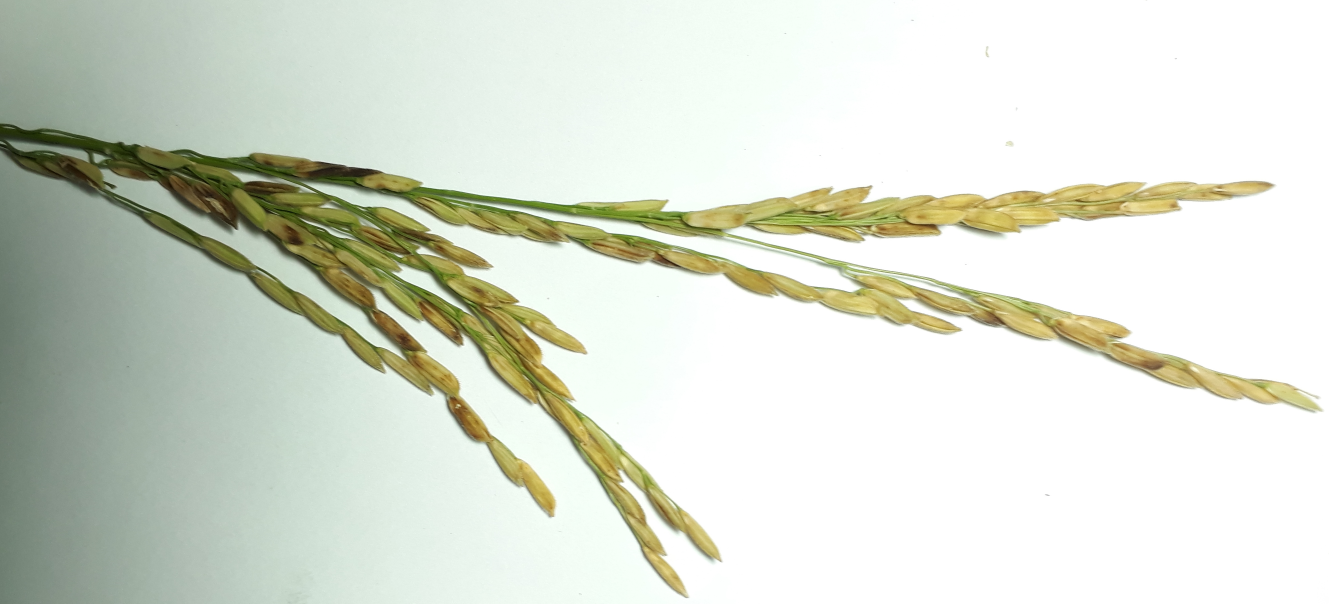
#> input picture TEST_DATA/lua4.jpg, 3987 x 1811 px (shown at 1/3 size)
$ python TracksBar.py
#> lines starting #> are read from the running program, lines starting #| are printed output that depends on the picture; after the words box and inside, x2 and y2 are one past the last pixel; in counts of white or black regions, pixels touching at a corner belong together
import cv2 as cv
import matplotlib.pyplot as plt
import numpy as np


def nothing(x):
    pass


img = cv.imread("./TEST_DATA/lua4.jpg")
#> img is the input picture: shape (1811, 3987, 3); mean B, G, R 208.4, 221.2, 216.1
img = cv.resize(img, (800, 800))
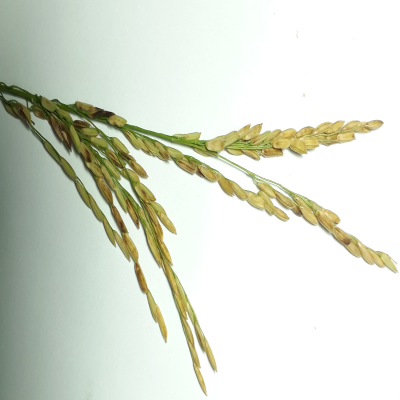
#> img: shape (800, 800, 3) (shown at 1/2 size); mean B, G, R 208.3, 221.2, 216.1

cv.namedWindow("mainframe")

cv.createTrackbar("min-H", "mainframe", 0, 255, nothing)
cv.createTrackbar("min-S", "mainframe", 116, 255, nothing)
cv.createTrackbar("min-V", "mainframe", 0, 255, nothing)

cv.createTrackbar("max-H", "mainframe", 22, 255, nothing)
cv.createTrackbar("max-S", "mainframe", 255, 255, nothing)
cv.createTrackbar("max-V", "mainframe", 255, 255, nothing)

while (1):

    minH = cv.getTrackbarPos("min-H", "mainframe")
    minS = cv.getTrackbarPos("min-S", "mainframe")
    minV = cv.getTrackbarPos("min-V", "mainframe")
    maxH = cv.getTrackbarPos("max-H", "mainframe")
    maxS = cv.getTrackbarPos("max-S", "mainframe")
    maxV = cv.getTrackbarPos("max-V", "mainframe")

    min = np.array([minH, minS, minV])
    max = np.array([maxH, maxS, maxV])

    hsv = cv.cvtColor(img, cv.COLOR_BGR2HSV)
#> hsv: shape (800, 800, 3); mean H, S, V 35.7, 24.2, 222.3
    mask = cv.inRange(hsv, min, max)
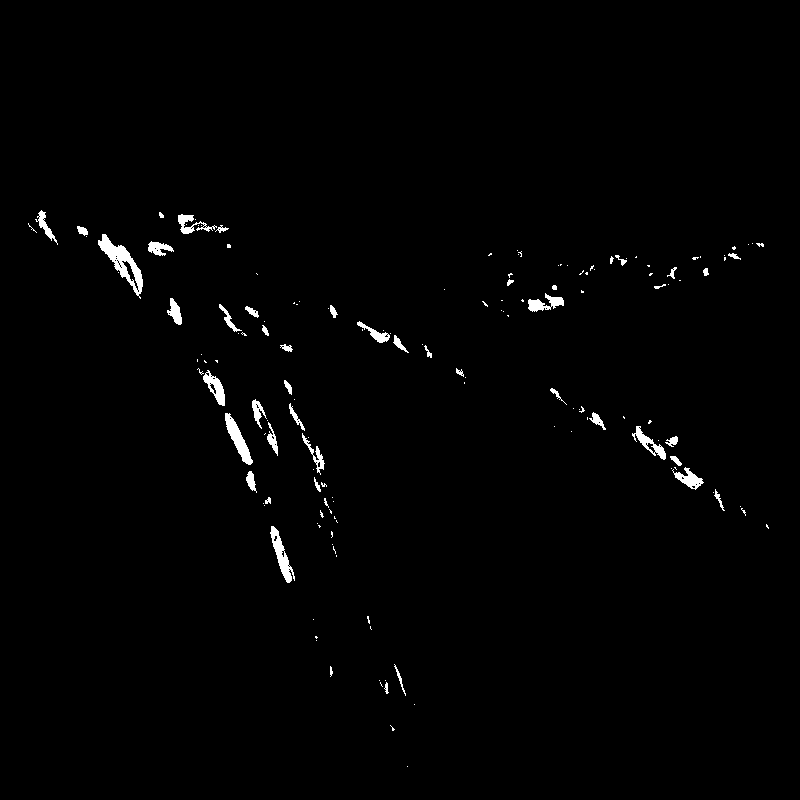
#> mask: shape (800, 800); 1.1% white; 155 white regions (106 under 20 px), largest, box (x1, y1, x2, y2) and area: (98, 234, 143, 299) 908, (225, 413, 253, 465) 524, (270, 526, 295, 583) 503
    canny = cv.Canny(mask, 60, 165, 3)
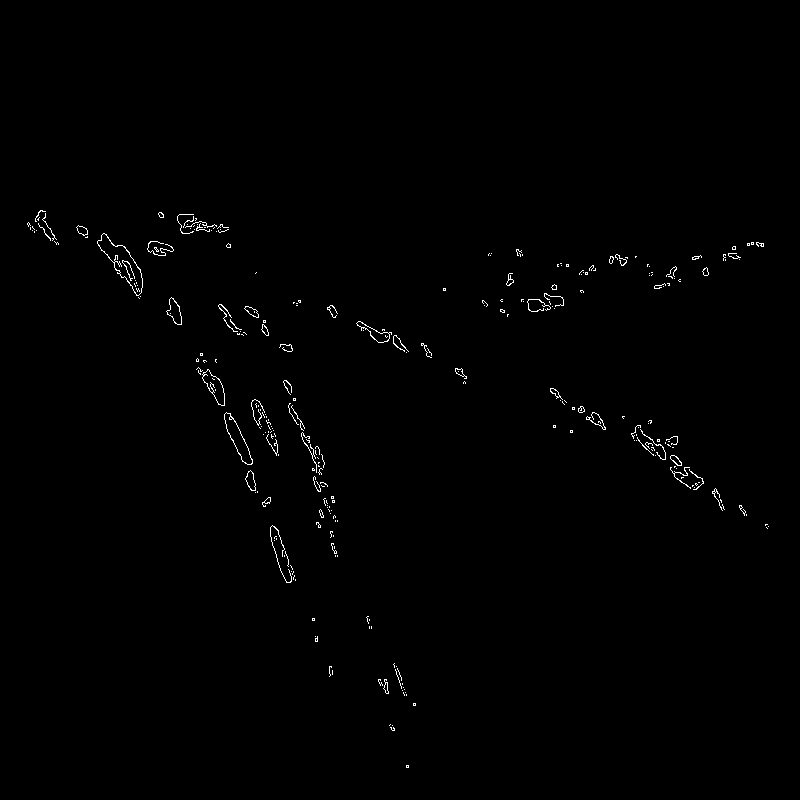
#> canny: shape (800, 800); 0.58% white in thin lines or dots, all inside (x1, y1, x2, y2) = (27, 210, 769, 768)

    # cv.imshow("main.py", img)
    cv.imshow("default", img)
    cv.imshow("main", hsv)
    cv.imshow("canny", canny)

    dilate = cv.dilate(canny, (10, 10), iterations=1)
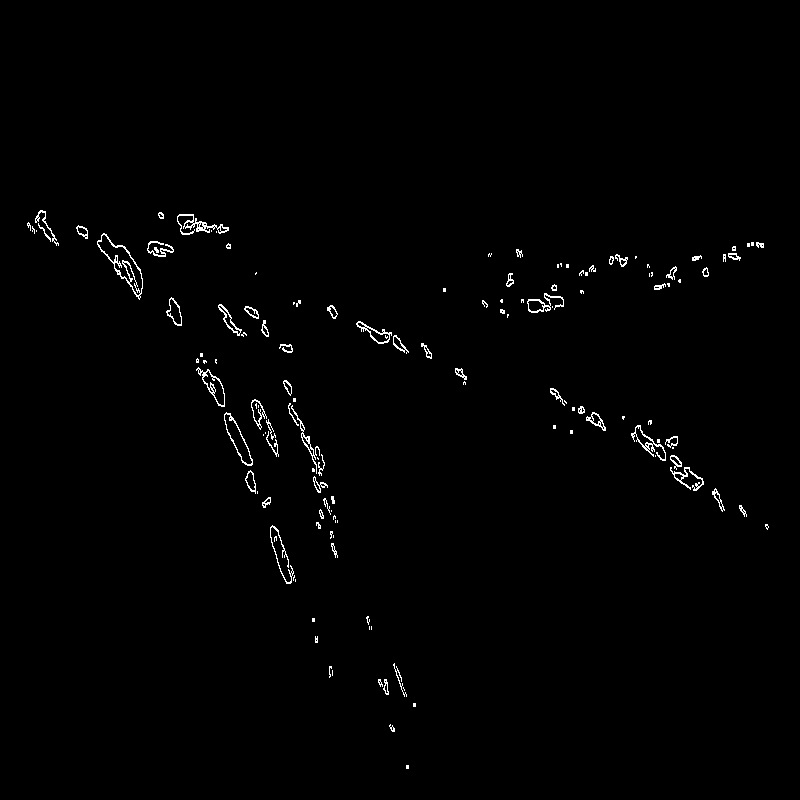
#> dilate: shape (800, 800); 0.93% white in thin lines or dots, all inside (x1, y1, x2, y2) = (27, 210, 769, 769)
    cv.imshow("dilate", dilate)

    contours, hierarchies = cv.findContours(dilate, cv.RETR_LIST, cv.CHAIN_APPROX_SIMPLE)
#> contours = 283 contours, 201 with area under 20; largest, box (x1, y1, x2, y2) and area: (97, 233, 143, 300) 1089, (97, 234, 143, 294) 762, (224, 412, 253, 466) 560, (224, 413, 253, 465) 483, (196, 367, 225, 407) 426
    final = cv.drawContours(img.copy(), contours, -1, (255, 0, 0), 2)
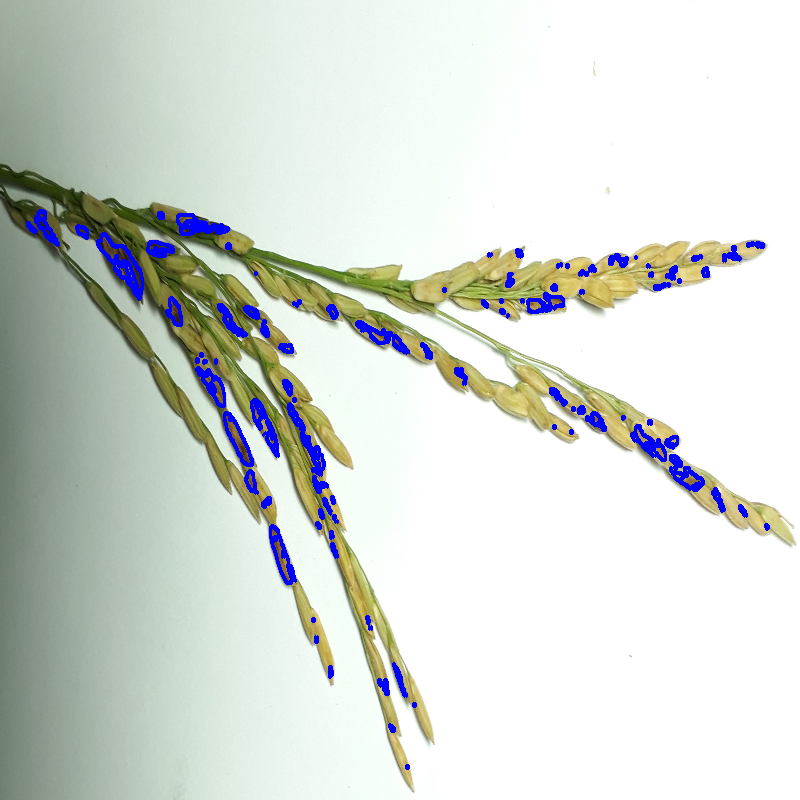
#> final: shape (800, 800, 3); mean B, G, R 212.5, 218.5, 213
    cv.imshow("final", final)

    if cv.waitKey(20) & 0xFF == ord('d'):
#> (key Esc is pressed here)
        break

cv.destroyAllWindows()

$ run again, with TEST_DATA/lua2.jpg copied over TEST_DATA/lua4.jpg
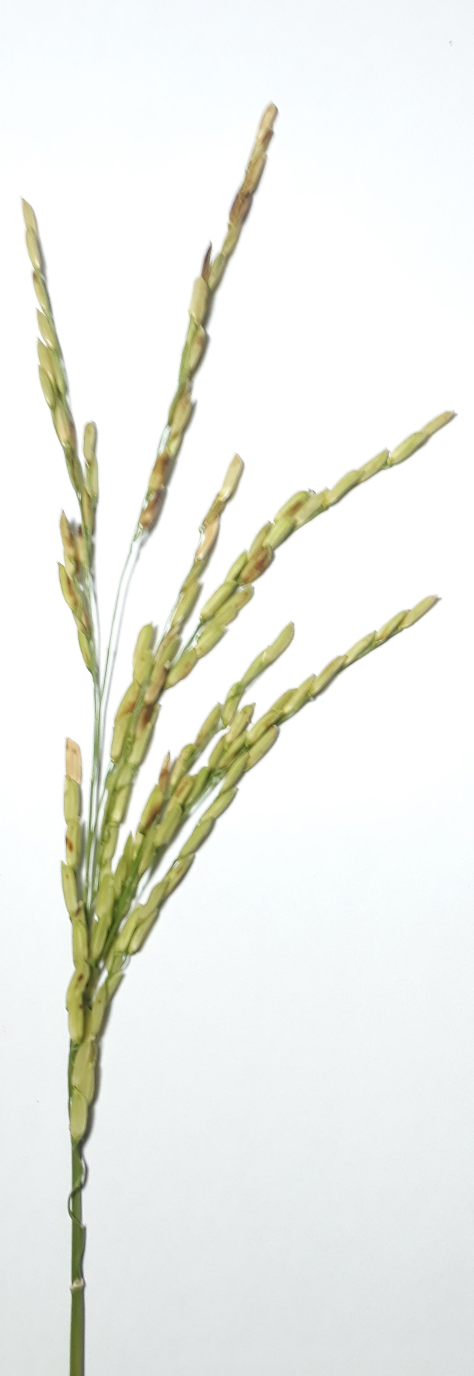
#> input picture TEST_DATA/lua2.jpg, 1421 x 4128 px (shown at 1/3 size)
#> img is the input picture: shape (4128, 1421, 3); mean B, G, R 231.8, 237.9, 235.9
#> img: shape (800, 800, 3)
#> hsv: shape (800, 800, 3); mean H, S, V 54, 13.8, 238.9
#> `mask = cv.inRange(hsv, min, max)`:
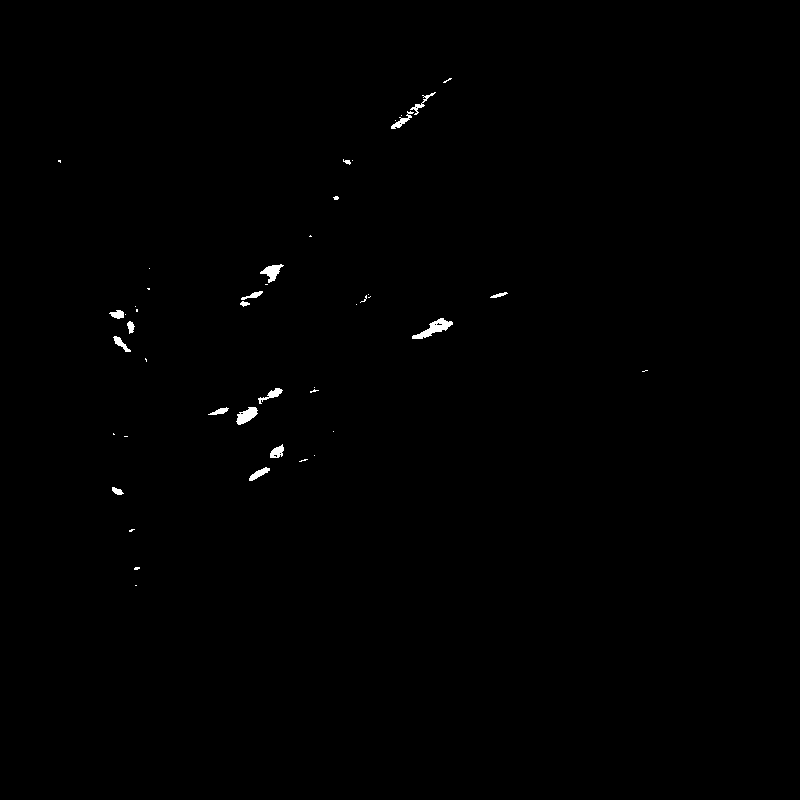
#> mask: shape (800, 800); 0.33% white; 46 white regions (29 under 20 px), largest, box (x1, y1, x2, y2) and area: (412, 318, 453, 339) 332, (236, 407, 258, 425) 230, (260, 264, 284, 283) 207
#> canny: shape (800, 800); 0.18% white in thin lines or dots, all inside (x1, y1, x2, y2) = (58, 77, 648, 587)
#> `dilate = cv.dilate(canny, (10, 10), iterations=1)`:
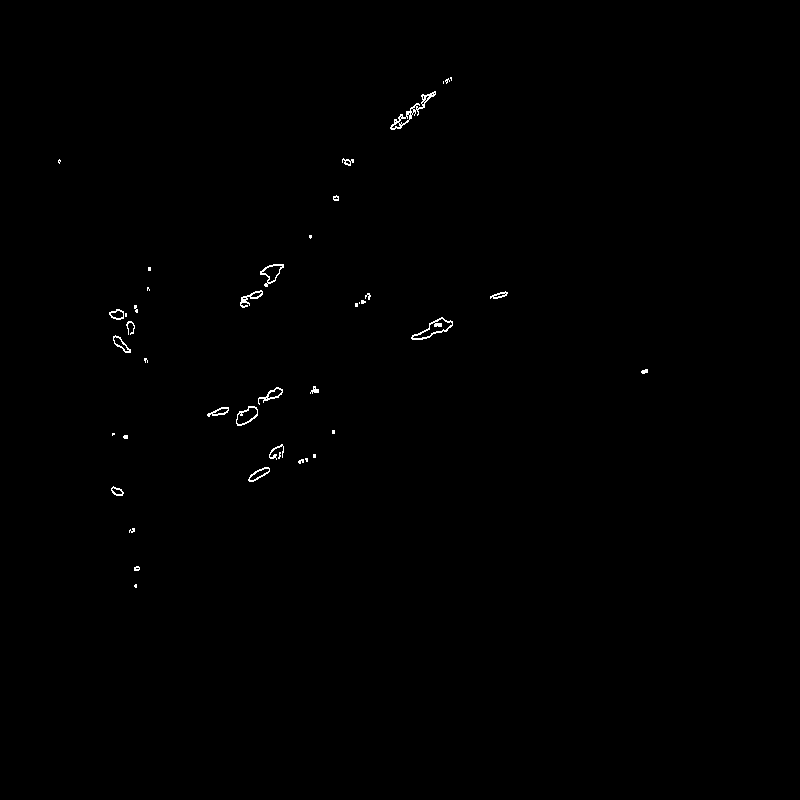
#> dilate: shape (800, 800); 0.31% white in thin lines or dots, all inside (x1, y1, x2, y2) = (58, 77, 648, 588)
#> contours = 82 contours, 53 with area under 20; largest, box (x1, y1, x2, y2) and area: (411, 317, 453, 340) 374, (390, 91, 436, 130) 298, (412, 318, 453, 339) 264, (236, 406, 258, 426) 260, (260, 264, 284, 287) 244

$ run again, with TEST_DATA/lua3.jpg copied over TEST_DATA/lua4.jpg
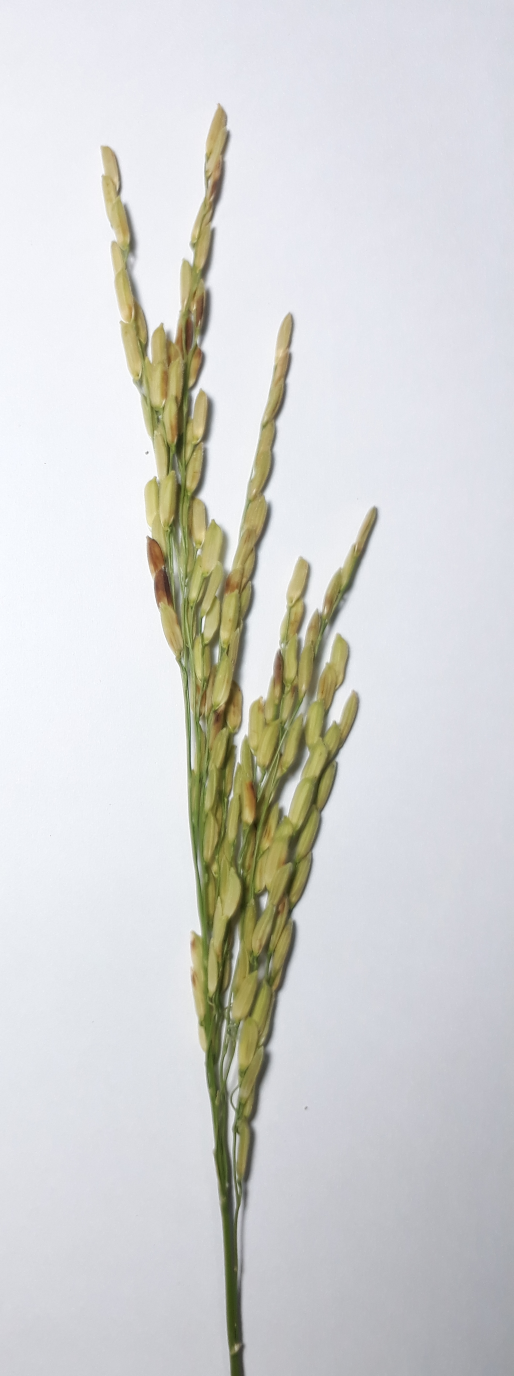
#> input picture TEST_DATA/lua3.jpg, 1541 x 4128 px (shown at 1/3 size)
#> img is the input picture: shape (4128, 1541, 3); mean B, G, R 210.6, 212, 211.4
#> img: shape (800, 800, 3)
#> hsv: shape (800, 800, 3); mean H, S, V 101.8, 20.6, 217.9
#> `mask = cv.inRange(hsv, min, max)`:
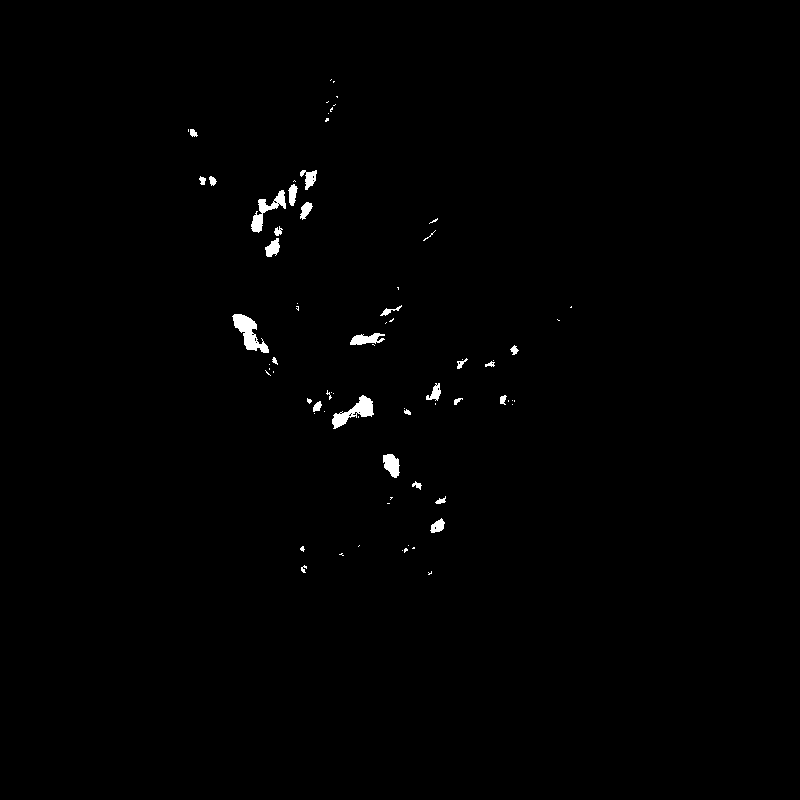
#> mask: shape (800, 800); 0.64% white; 76 white regions (49 under 20 px), largest, box (x1, y1, x2, y2) and area: (232, 314, 269, 353) 628, (332, 395, 374, 429) 554, (251, 190, 286, 233) 478
#> canny: shape (800, 800); 0.27% white in thin lines or dots, all inside (x1, y1, x2, y2) = (187, 78, 572, 575)
#> `dilate = cv.dilate(canny, (10, 10), iterations=1)`:
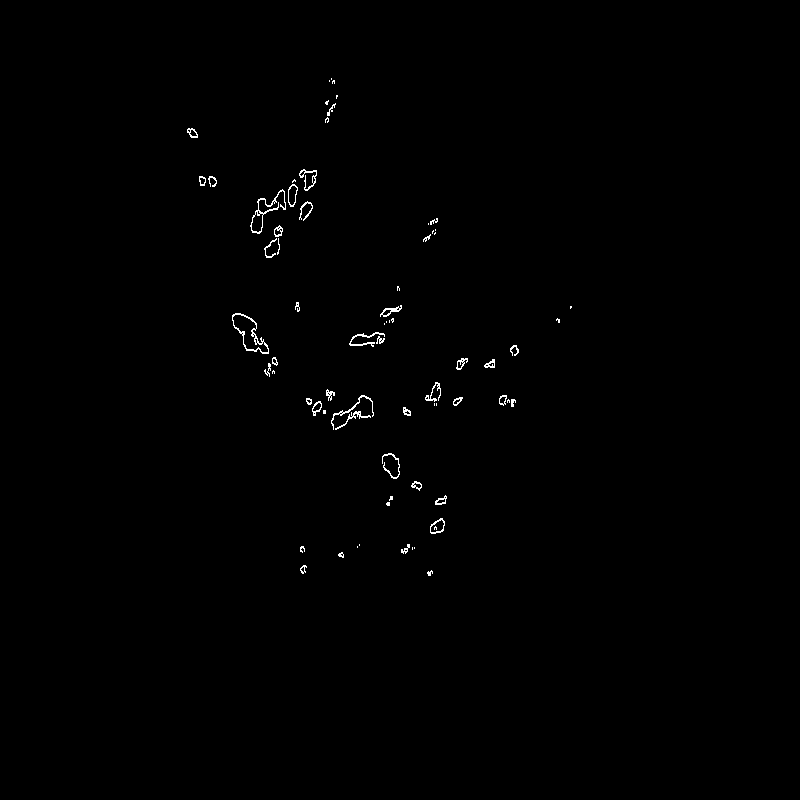
#> dilate: shape (800, 800); 0.44% white in thin lines or dots, all inside (x1, y1, x2, y2) = (187, 78, 572, 576)
#> contours = 129 contours, 84 with area under 20; largest, box (x1, y1, x2, y2) and area: (232, 313, 269, 354) 681, (232, 314, 269, 353) 555, (250, 189, 286, 234) 270, (251, 211, 264, 233) 174, (430, 518, 445, 534) 151
